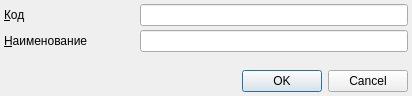
<?xml version="1.0" encoding="UTF-8"?>
<ui version="4.0">
 <class>RBJobFilterDialog</class>
 <widget class="QDialog" name="RBJobFilterDialog">
  <property name="geometry">
   <rect>
    <x>0</x>
    <y>0</y>
    <width>412</width>
    <height>96</height>
   </rect>
  </property>
  <property name="windowTitle">
   <string>Фильтр назначения работ</string>
  </property>
  <layout class="QGridLayout">
   <property name="leftMargin">
    <number>4</number>
   </property>
   <property name="topMargin">
    <number>4</number>
   </property>
   <property name="rightMargin">
    <number>4</number>
   </property>
   <property name="bottomMargin">
    <number>4</number>
   </property>
   <property name="spacing">
    <number>4</number>
   </property>
   <item row="8" column="0" colspan="3">
    <widget class="QDialogButtonBox" name="buttonBox">
     <property name="orientation">
      <enum>Qt::Horizontal</enum>
     </property>
     <property name="standardButtons">
      <set>QDialogButtonBox::Cancel|QDialogButtonBox::Ok</set>
     </property>
    </widget>
   </item>
   <item row="1" column="0">
    <widget class="QLabel" name="lbCode">
     <property name="text">
      <string>&amp;Код</string>
     </property>
     <property name="buddy">
      <cstring>edtCode</cstring>
     </property>
    </widget>
   </item>
   <item row="7" column="0">
    <spacer>
     <property name="orientation">
      <enum>Qt::Vertical</enum>
     </property>
     <property name="sizeHint" stdset="0">
      <size>
       <width>20</width>
       <height>40</height>
      </size>
     </property>
    </spacer>
   </item>
   <item row="2" column="1" colspan="2">
    <widget class="QLineEdit" name="edtName"/>
   </item>
   <item row="2" column="0">
    <widget class="QLabel" name="lbName">
     <property name="text">
      <string>&amp;Наименование</string>
     </property>
     <property name="buddy">
      <cstring>edtName</cstring>
     </property>
    </widget>
   </item>
   <item row="1" column="1" colspan="2">
    <widget class="QLineEdit" name="edtCode"/>
   </item>
  </layout>
 </widget>
 <tabstops>
  <tabstop>edtCode</tabstop>
  <tabstop>buttonBox</tabstop>
 </tabstops>
 <resources/>
 <connections>
  <connection>
   <sender>buttonBox</sender>
   <signal>accepted()</signal>
   <receiver>RBJobFilterDialog</receiver>
   <slot>accept()</slot>
   <hints>
    <hint type="sourcelabel">
     <x>262</x>
     <y>198</y>
    </hint>
    <hint type="destinationlabel">
     <x>153</x>
     <y>175</y>
    </hint>
   </hints>
  </connection>
  <connection>
   <sender>buttonBox</sender>
   <signal>rejected()</signal>
   <receiver>RBJobFilterDialog</receiver>
   <slot>reject()</slot>
   <hints>
    <hint type="sourcelabel">
     <x>275</x>
     <y>198</y>
    </hint>
    <hint type="destinationlabel">
     <x>282</x>
     <y>175</y>
    </hint>
   </hints>
  </connection>
 </connections>
</ui>
